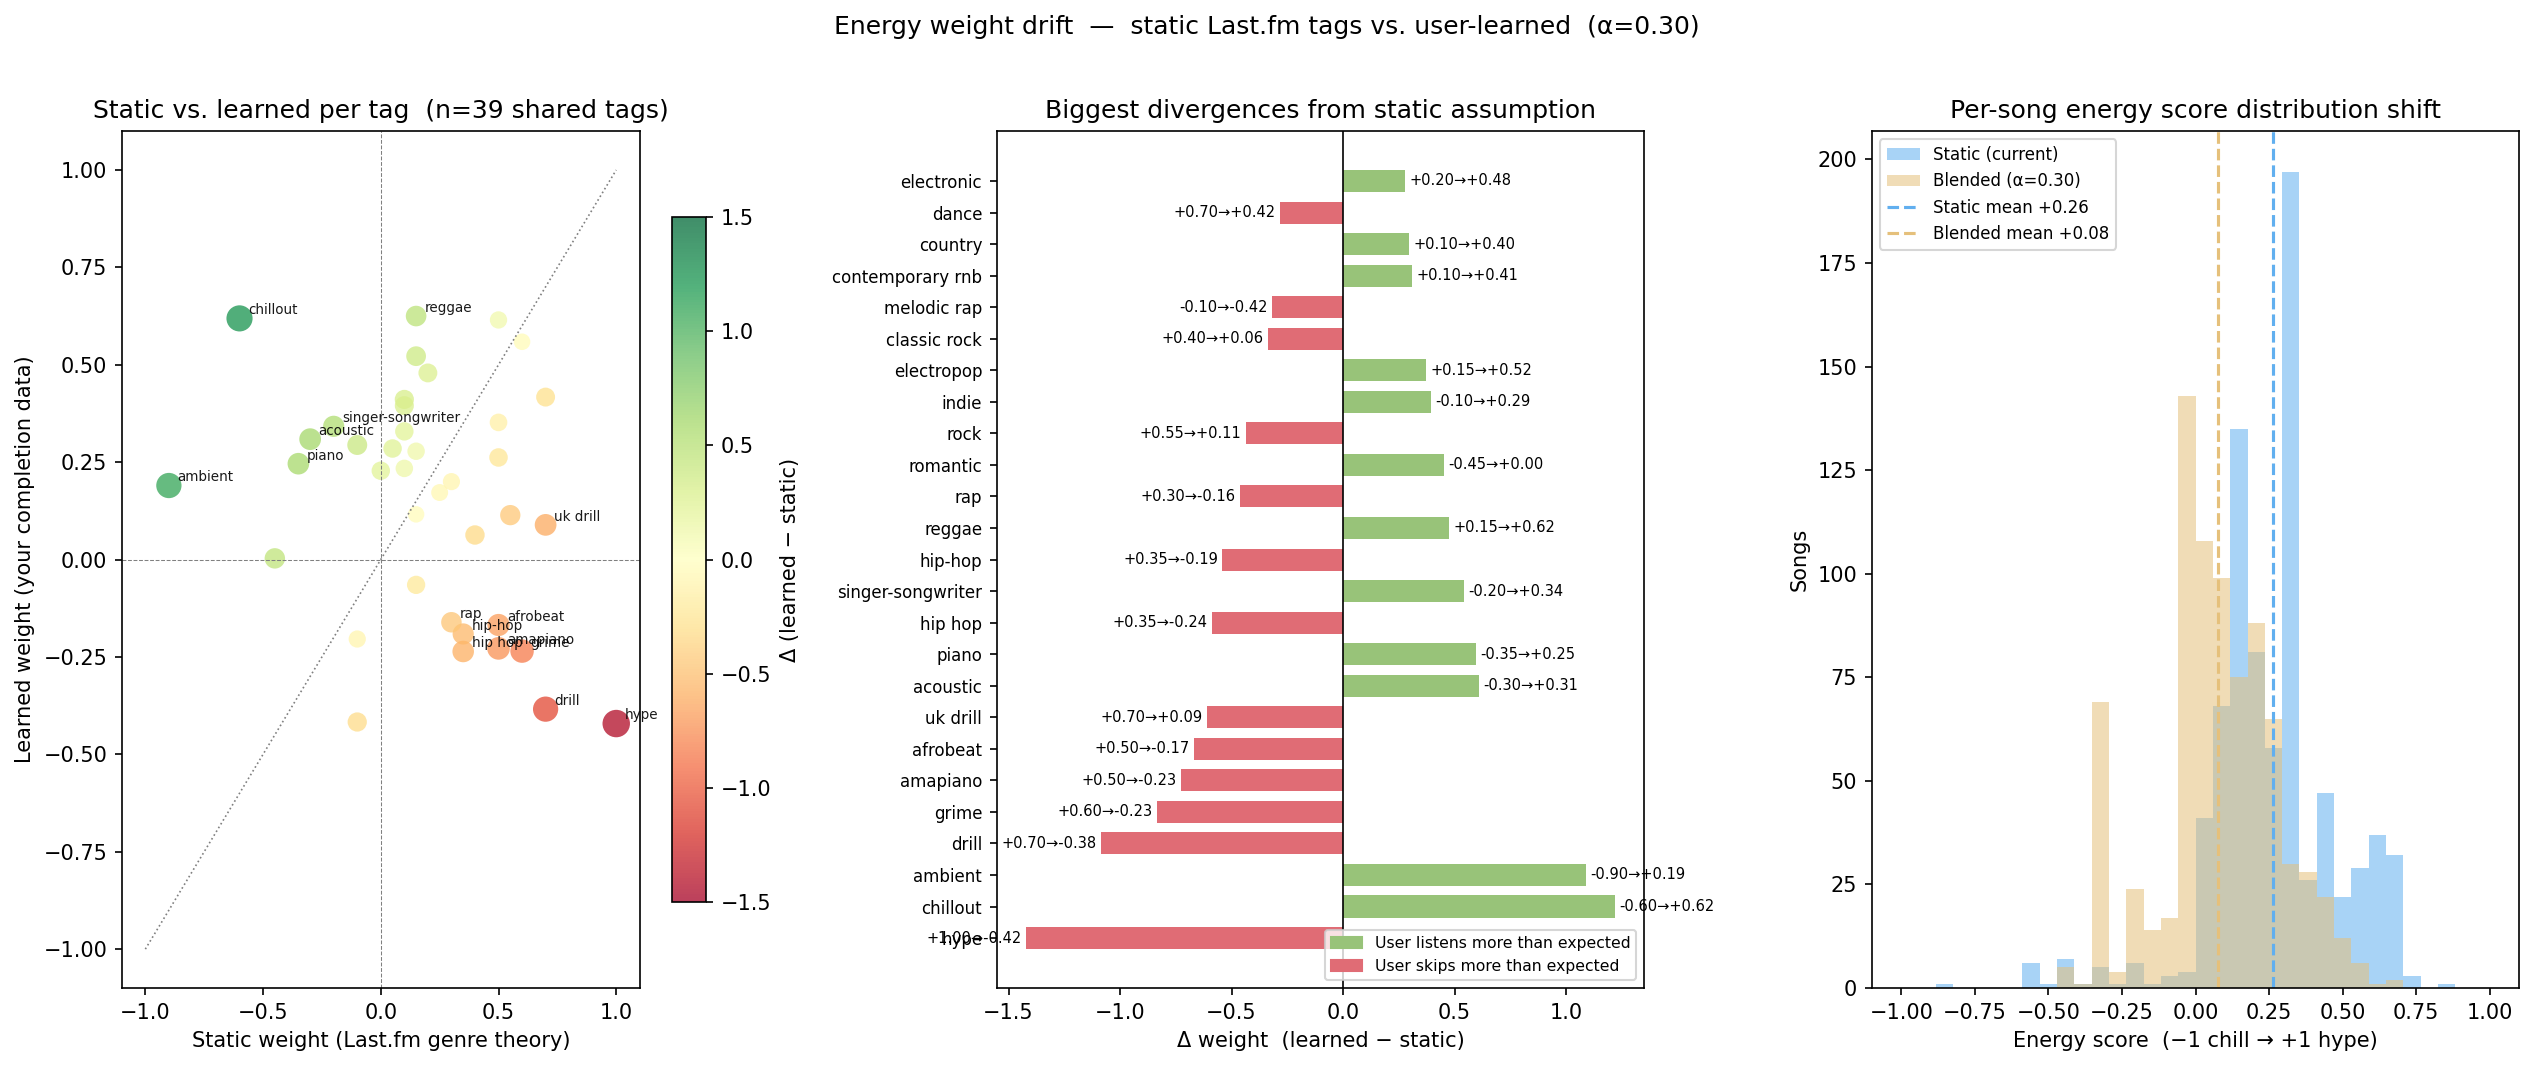

The script that saved this image:
#!/usr/bin/env python3
"""
Energy weight drift: static Last.fm assumptions vs. user-learned weights.

Three panels:
  1. Scatter: static weight vs. learned weight per tag (divergence = colour)
  2. Bar chart: top 25 biggest divergers (where learned most contradicts static)
  3. Song-level impact: how much would each song's energy score shift if we
     replaced static weights with learned ones?

Also prints:
  - Tags in learned but absent from static (novel user signal)
  - Tags where learned flips the sign (static says hype, user actually skips)
  - Per-song energy score before/after for the top movers
"""
import json
import os
import sqlite3

import matplotlib
matplotlib.use("Agg")
import matplotlib.pyplot as plt
import matplotlib.patches as mpatches
import numpy as np

_ROOT       = os.path.dirname(os.path.dirname(os.path.abspath(__file__)))
DB_PATH     = os.path.join(_ROOT, "data", "smartshuffle.db")
PARAMS_PATH = os.path.join(_ROOT, "data", "learned_params.json")
OUT_PATH    = os.path.join(os.path.dirname(os.path.abspath(__file__)), "analysis_energy_weights.png")

# ── Static ENERGY_WEIGHTS (mirror of score.py) ────────────────────────────────
STATIC_WEIGHTS = {
    "hype":         1.0,  "energetic":   0.9,  "workout":     0.9,
    "aggressive":   0.9,  "intense":     0.8,  "pump up":     0.8,
    "high energy":  0.8,  "party":       0.8,  "rage":        0.8,
    "dance":        0.7,  "drill":       0.7,
    "hard":         0.7,  "bangers":     0.6,  "club":        0.6,
    "turn up":      0.6,  "lit":         0.6,  "upbeat":      0.6,
    "afrobeat":     0.5,  "afrobeats":   0.5,  "amapiano":    0.5,
    "dancehall":    0.5,  "grime":       0.6,
    "uk drill":     0.7,  "florida drill": 0.7, "chicago drill": 0.7,
    "brooklyn drill": 0.7, "ny drill":   0.7,  "detroit drill": 0.7,
    "rock":         0.55, "hard rock":   0.70, "punk":        0.65,
    "punk rock":    0.65, "metal":       0.80, "heavy metal": 0.80,
    "classic rock": 0.40, "blues rock":  0.40, "pop rock":    0.30,
    "alternative rock": 0.25, "progressive rock": 0.20,
    "psychedelic rock": 0.20, "indie rock": 0.10, "soft rock": -0.10,
    "house":        0.60, "tech house":  0.65, "trance":      0.60,
    "drum and bass": 0.70, "dubstep":    0.65,
    "country":      0.10, "contemporary country": 0.15, "country pop": 0.15,
    "bluegrass":    0.20, "blues":       0.15,
    "folk pop":    -0.10, "sunshine pop": 0.20, "psychedelic pop": -0.20,
    "classical":   -0.55, "piano":      -0.35, "baroque":    -0.25,
    "romantic":    -0.45, "instrumental": -0.25, "orchestral": -0.35,
    "impressionist": -0.50, "medieval":  -0.40, "opera":      -0.30,
    "hip-hop":      0.35, "hip hop":     0.35, "rap":         0.30,
    "trap":         0.15, "pop rap":     0.25, "melodic rap": -0.10,
    "conscious hip hop": 0.0,
    "r&b":          0.15, "rnb":         0.15, "contemporary rnb": 0.10,
    "alternative rnb": 0.05, "neo soul": 0.05,
    "pop":          0.10, "electropop":  0.15, "synth pop":   0.15,
    "electronic":   0.20, "edm":         0.50,
    "alternative":  0.10, "reggae":      0.15, "reggaeton":   0.40,
    "soul":         0.0,  "funk":        0.15, "gospel":      0.05,
    "oldies":       0.10, "jazz":        0.05,
    "ambient":     -0.9,  "sleep":      -0.9,  "peaceful":   -0.9,
    "lo-fi":       -0.8,  "lofi":       -0.8,  "calm":       -0.8,
    "dreamy":      -0.8,  "chill":      -0.7,  "relaxing":   -0.7,
    "chillout":    -0.6,  "slow":       -0.7,  "soft":       -0.7,
    "mellow":      -0.6,  "laid back":  -0.6,  "background": -0.6,
    "late night":  -0.5,  "focus":      -0.5,  "study":      -0.5,
    "rainy day":   -0.5,  "sad":        -0.4,  "melancholy": -0.4,
    "emotional":   -0.4,  "introspective": -0.4, "acoustic":  -0.3,
    "indie":       -0.1,  "bedroom pop": -0.2, "singer-songwriter": -0.2,
}

GENERIC_TAGS = {
    "hip-hop", "hip hop", "rap", "music", "r&b", "rnb", "pop", "soul",
    "electronic", "alternative", "indie", "singer-songwriter",
}
GENERIC_MULT = 0.08


# ── Load learned weights ──────────────────────────────────────────────────────
with open(PARAMS_PATH) as f:
    params = json.load(f)

learned = params.get("learned_energy_weights") or {}
alpha   = params.get("alpha", 0.3)

print(f"Loaded learned_params.json  (trained {params['trained_at'][:10]},"
      f"  α={alpha:.2f},  {len(learned)} learned tags)\n")


# ── Overlap analysis ──────────────────────────────────────────────────────────
both_tags   = sorted(set(STATIC_WEIGHTS) & set(learned))
learned_only = sorted(set(learned) - set(STATIC_WEIGHTS))

static_vals  = np.array([STATIC_WEIGHTS[t] for t in both_tags])
learned_vals = np.array([learned[t]         for t in both_tags])
divergence   = learned_vals - static_vals          # positive = user likes it more than assumed

sign_flipped = [t for t in both_tags
                if np.sign(STATIC_WEIGHTS[t]) != np.sign(learned[t])
                and abs(STATIC_WEIGHTS[t]) >= 0.1]

print(f"Tags in both dicts:          {len(both_tags)}")
print(f"Tags in learned only:        {len(learned_only)}")
print(f"Tags where sign is flipped:  {len(sign_flipped)}")

print("\n── Sign-flipped tags (static says X, user actually skips/listens opposite) ──")
flipped_sorted = sorted(sign_flipped, key=lambda t: abs(divergence[both_tags.index(t)]), reverse=True)
for t in flipped_sorted:
    s = STATIC_WEIGHTS[t]
    l = learned[t]
    print(f"  {t:<30}  static={s:+.2f}  learned={l:+.3f}  Δ={l-s:+.3f}")

print("\n── Learned-only tags (no static prior, pure user signal) — top 20 by |weight| ──")
top_novel = sorted(learned_only, key=lambda t: abs(learned[t]), reverse=True)[:20]
for t in top_novel:
    print(f"  {learned[t]:+.3f}  {t}")


# ── Per-song energy score recomputation ───────────────────────────────────────
conn = sqlite3.connect(DB_PATH)

tag_rows = conn.execute(
    "SELECT st.song_id, s.song_name, s.artist_name, st.tags, st.energy_score "
    "FROM song_tags st "
    "LEFT JOIN songs s ON st.song_id = s.song_id "
    "WHERE st.tags IS NOT NULL"
).fetchall()

# also get skip_rate for context
skip_map = dict(conn.execute(
    "SELECT song_id, skip_rate FROM song_scores WHERE skip_rate IS NOT NULL"
).fetchall())

conn.close()


def score_with_weights(tags: list, weight_dict: dict) -> float:
    has_specific = any(
        weight_dict.get(t["name"]) is not None and t["name"] not in GENERIC_TAGS
        for t in tags
    )
    wsum = 0.0
    tvot = 0.0
    for t in tags:
        intensity = weight_dict.get(t["name"])
        if intensity is None:
            continue
        raw_votes = t["weight"] or 1
        dampen    = has_specific and t["name"] in GENERIC_TAGS
        votes     = raw_votes * (GENERIC_MULT if dampen else 1.0)
        wsum     += intensity * votes
        tvot     += votes
    return round(wsum / tvot, 4) if tvot > 0 else 0.0


def blended_weights(alpha: float) -> dict:
    """α*static + (1-α)*learned for tags in learned; static otherwise."""
    merged = dict(STATIC_WEIGHTS)
    for tag, lw in learned.items():
        if tag in STATIC_WEIGHTS:
            merged[tag] = alpha * STATIC_WEIGHTS[tag] + (1 - alpha) * lw
        else:
            merged[tag] = (1 - alpha) * lw   # no static prior — scale down
    return merged

BLENDED = blended_weights(alpha)

songs = []
for song_id, song_name, artist_name, tags_json, current_score in tag_rows:
    try:
        tags = json.loads(tags_json)
    except Exception:
        continue
    if not tags:
        continue

    static_score  = score_with_weights(tags, STATIC_WEIGHTS)
    learned_score = score_with_weights(tags, learned)         # learned where available
    blend_score   = score_with_weights(tags, BLENDED)

    songs.append({
        "song_id":      song_id,
        "name":         f"{song_name or '?'} — {artist_name or '?'}",
        "current":      float(current_score or 0),
        "static":       static_score,
        "learned":      learned_score,
        "blended":      blend_score,
        "delta_blend":  blend_score - static_score,
        "skip_rate":    skip_map.get(song_id),
    })

deltas     = [s["delta_blend"] for s in songs]
movers_up  = sorted(songs, key=lambda s: s["delta_blend"], reverse=True)[:10]
movers_dn  = sorted(songs, key=lambda s: s["delta_blend"])[:10]

print(f"\n── Song energy score: static vs blended (α={alpha:.2f}) ──")
print(f"  Songs analysed:  {len(songs)}")
print(f"  Mean Δ:          {np.mean(deltas):+.3f}")
print(f"  Std Δ:           {np.std(deltas):.3f}")
print(f"  Songs shifted >0.10:  {sum(1 for d in deltas if abs(d) > 0.10)}")

print("\n  Top 10 songs scoring HIGHER with learned weights (user completes these more)")
for s in movers_up:
    sr = f"  skip={s['skip_rate']:.0%}" if s['skip_rate'] is not None else ""
    print(f"    {s['delta_blend']:+.3f}  {s['static']:+.2f}→{s['blended']:+.2f}  "
          f"{s['name'][:55]}{sr}")

print("\n  Top 10 songs scoring LOWER with learned weights (user skips these more)")
for s in movers_dn:
    sr = f"  skip={s['skip_rate']:.0%}" if s['skip_rate'] is not None else ""
    print(f"    {s['delta_blend']:+.3f}  {s['static']:+.2f}→{s['blended']:+.2f}  "
          f"{s['name'][:55]}{sr}")


# ── Plot ──────────────────────────────────────────────────────────────────────
fig, axes = plt.subplots(1, 3, figsize=(17, 7))
fig.suptitle(
    f"Energy weight drift  —  static Last.fm tags vs. user-learned  (α={alpha:.2f})",
    fontsize=12, y=1.01,
)

# ── Panel 1: scatter static vs learned ───────────────────────────────────────
ax = axes[0]
abs_div = np.abs(divergence)
sc = ax.scatter(static_vals, learned_vals,
                c=divergence, cmap="RdYlGn", vmin=-1.5, vmax=1.5,
                s=60 + 80*abs_div, alpha=0.75, edgecolors="none")
ax.axhline(0, color="grey", lw=0.5, ls="--")
ax.axvline(0, color="grey", lw=0.5, ls="--")
ax.plot([-1, 1], [-1, 1], color="grey", lw=0.8, ls=":")   # diagonal = perfect agreement

# label the 15 most divergent tags
top_idx = np.argsort(abs_div)[-15:]
for i in top_idx:
    t = both_tags[i]
    ax.annotate(t, (static_vals[i], learned_vals[i]),
                fontsize=6.5, alpha=0.9,
                xytext=(4, 2), textcoords="offset points")

plt.colorbar(sc, ax=ax, label="Δ (learned − static)", shrink=0.8)
ax.set_xlabel("Static weight (Last.fm genre theory)")
ax.set_ylabel("Learned weight (your completion data)")
ax.set_title(f"Static vs. learned per tag  (n={len(both_tags)} shared tags)")
ax.set_xlim(-1.1, 1.1)
ax.set_ylim(-1.1, 1.1)

# ── Panel 2: top 25 divergers bar chart ──────────────────────────────────────
ax = axes[1]
n_show = 25
order = np.argsort(np.abs(divergence))[-n_show:][::-1]
d_show = divergence[order]
t_show = [both_tags[i] for i in order]
colors = ["#e06c75" if d < 0 else "#98c379" for d in d_show]
bars   = ax.barh(range(n_show), d_show, color=colors, height=0.7)

# annotate bars with static → learned
for i, (tag, d) in enumerate(zip(t_show, d_show)):
    s = STATIC_WEIGHTS[tag]
    l = learned[tag]
    ax.text(d + (0.02 if d >= 0 else -0.02), i,
            f"{s:+.2f}→{l:+.2f}",
            va="center", ha="left" if d >= 0 else "right", fontsize=7)

ax.set_yticks(range(n_show))
ax.set_yticklabels(t_show, fontsize=8)
ax.axvline(0, color="black", lw=0.8)
ax.set_xlabel("Δ weight  (learned − static)")
ax.set_title("Biggest divergences from static assumption")
green = mpatches.Patch(color="#98c379", label="User listens more than expected")
red   = mpatches.Patch(color="#e06c75", label="User skips more than expected")
ax.legend(handles=[green, red], fontsize=7.5, loc="lower right")

# ── Panel 3: energy score distribution shift ──────────────────────────────────
ax = axes[2]
s_scores = [s["static"]  for s in songs]
b_scores = [s["blended"] for s in songs]

bins = np.linspace(-1, 1, 35)
ax.hist(s_scores, bins=bins, alpha=0.55, color="#61afef", label="Static (current)")
ax.hist(b_scores, bins=bins, alpha=0.55, color="#e5c07b", label=f"Blended (α={alpha:.2f})")

ax.axvline(np.mean(s_scores), color="#61afef", lw=1.5, ls="--",
           label=f"Static mean {np.mean(s_scores):+.2f}")
ax.axvline(np.mean(b_scores), color="#e5c07b", lw=1.5, ls="--",
           label=f"Blended mean {np.mean(b_scores):+.2f}")

ax.set_xlabel("Energy score  (−1 chill → +1 hype)")
ax.set_ylabel("Songs")
ax.set_title("Per-song energy score distribution shift")
ax.legend(fontsize=8)

plt.tight_layout()
plt.savefig(OUT_PATH, dpi=150, bbox_inches="tight")
print(f"\nPlot saved → {OUT_PATH}")
